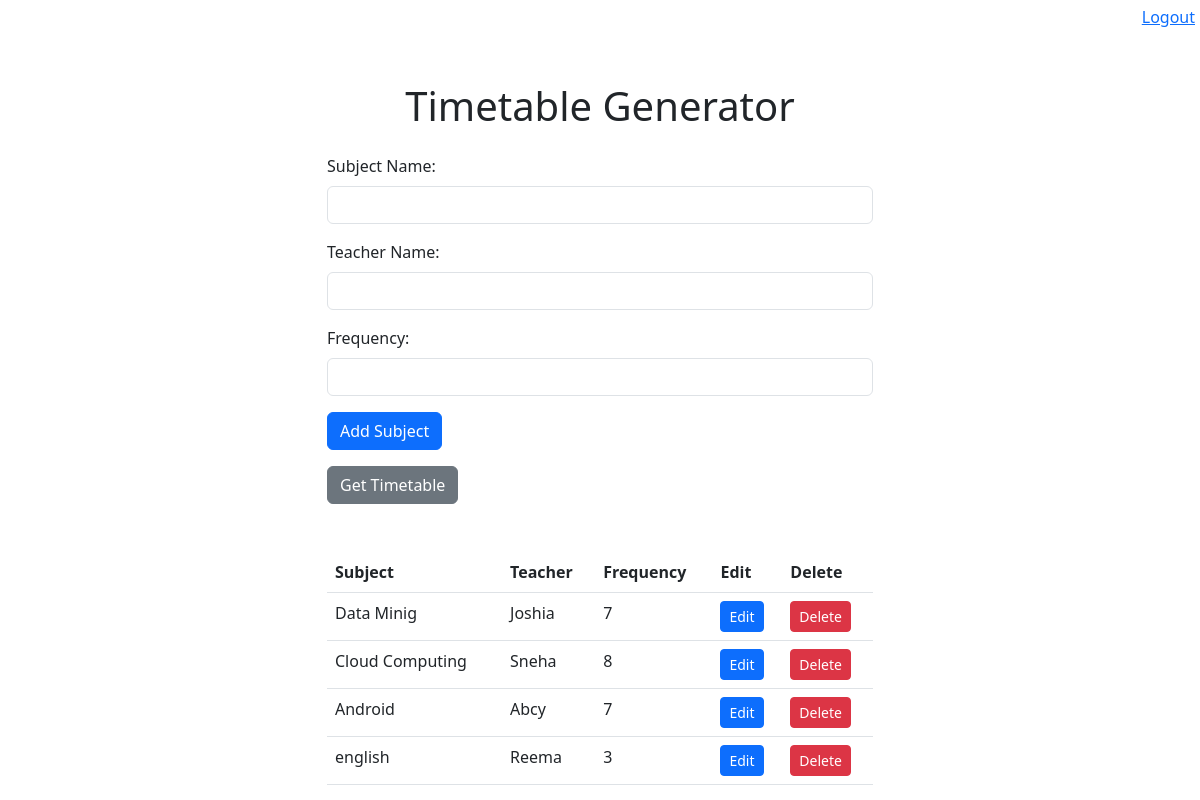
Screenshot of /home (signed in) with the database file from the repository.
### timetable_app/models.py (models this page shows)
class Frequency(models.Model):
    user = models.ForeignKey(User, on_delete=models.CASCADE, null=True, blank=True)
    subject = models.ForeignKey(Subject, on_delete=models.CASCADE)
    teacher = models.ForeignKey(Teacher, on_delete=models.CASCADE)
    frequency = models.IntegerField()

class Subject(models.Model):
    user = models.ForeignKey(User, on_delete=models.CASCADE, null=True, blank=True)
    name = models.CharField(max_length=100)

class Teacher(models.Model):
    user = models.ForeignKey(User, on_delete=models.CASCADE, null=True, blank=True)
    name = models.CharField(max_length=100)

### timetable_app/views.py (the view, shortened to what this page needs)
# urls.py: 2. Add a URL to urlpatterns:  path('', views.home, name='home')
def home(request):
    userid = request.user
    details = Frequency.objects.filter(user=userid)
    context = {'details':details}
    return render(request, 'home.html', context)

### timetable_app/templates/home.html (shortened to what this page needs)
<!DOCTYPE html>
<html lang="en">
<head>
    <link href="https://cdn.jsdelivr.net/npm/bootstrap@5.3.0-alpha1/dist/css/bootstrap.min.css" rel="stylesheet">
</head>
<body>
    <div style="text-align:right; padding:5px; margin-left:5px;"><a href="{% url 'SignOut' %}">Logout</a></div>
    <div class="container mt-5">
        <div class="row justify-content-center">
            <div class="col-lg-6">
                <h1 class="text-center mb-4">Timetable Generator</h1>
                <form method="post">
                    <div class="mb-3">
                        <label for="subject_name" class="form-label">Subject Name:</label>
                        <input type="text" class="form-control" id="subject_name" name="subject_name">
                    </div>
                    <div class="mb-3">
                        <label for="teacher_name" class="form-label">Teacher Name:</label>
                        <input type="text" class="form-control" id="teacher_name" name="teacher_name">
                    </div>
                    <div class="mb-3">
                        <label for="frequency" class="form-label">Frequency:</label>
                        <input type="number" class="form-control" id="frequency" name="frequency">
                    </div>
                    <button type="submit" class="btn btn-primary">Add Subject</button>
                </form>
                <a href="{% url 'generate_timetable' %}" class="btn btn-secondary mt-3">Get Timetable</a>
                <table class="table mt-5">
                    <thead>
                        <tr>
                            <th>Subject</th>
                            <th>Teacher</th>
                            <th>Frequency</th>
                            <th>Edit</th>
                            <th>Delete</th>
                        </tr>
                    </thead>
                    <tbody>
                        {% for detail in details %}
                        <tr>
                            <td>{{ detail.subject.name }}</td>
                            <td>{{ detail.teacher.name }}</td>
                            <td>{{ detail.frequency }}</td>
                            <td><a href="{% url 'edit_timetable' detail.pk %}" class="btn btn-primary btn-sm">Edit</a></td>
                            <td><a href="{% url 'delete_tt' detail.pk %}" class="btn btn-danger btn-sm">Delete</a></td>
                        </tr>
                        {% endfor %}
                    </tbody>
                </table>
            </div>
        </div>
    </div>
</body>
</html>

### rows the page displays
Frequency: subject.name "Data Minig", teacher.name "Joshia", frequency "7"
Frequency: subject.name "Cloud Computing", teacher.name "Sneha", frequency "8"
Frequency: subject.name "Android", teacher.name "Abcy", frequency "7"
Frequency: subject.name "english", teacher.name "Reema", frequency "3"
